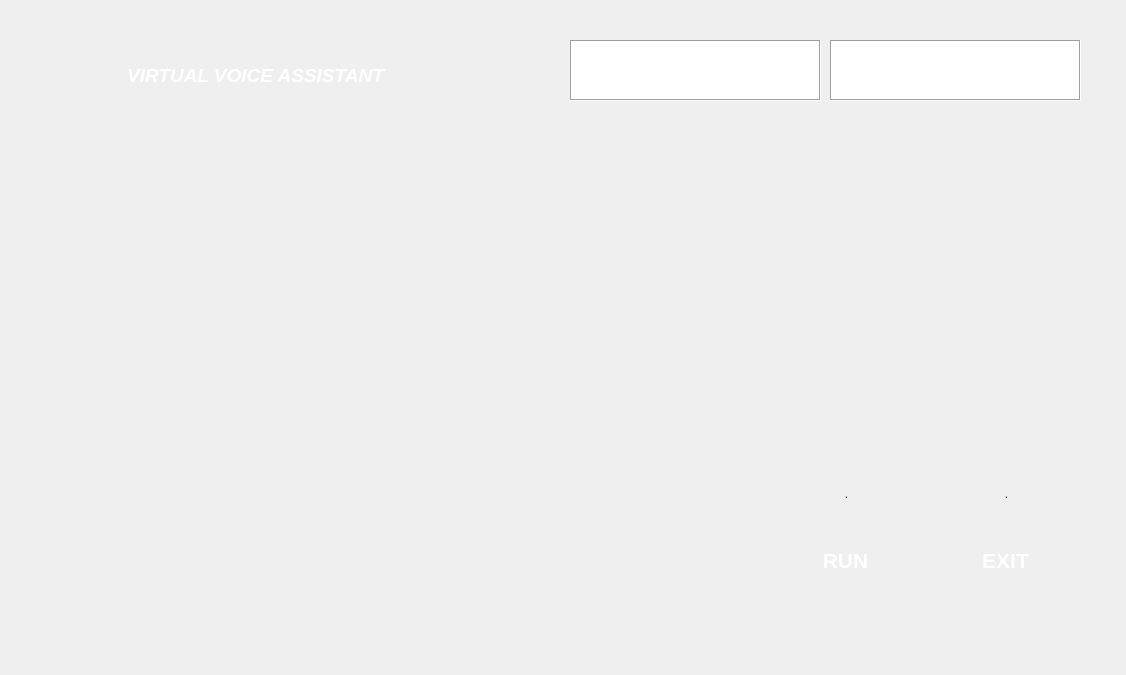
<?xml version="1.0" encoding="UTF-8"?>
<ui version="4.0">
 <class>Form</class>
 <widget class="QWidget" name="Form">
  <property name="geometry">
   <rect>
    <x>0</x>
    <y>0</y>
    <width>1126</width>
    <height>675</height>
   </rect>
  </property>
  <property name="windowTitle">
   <string>Form</string>
  </property>
  <widget class="QLabel" name="label_3">
   <property name="geometry">
    <rect>
     <x>770</x>
     <y>520</y>
     <width>151</width>
     <height>81</height>
    </rect>
   </property>
   <property name="font">
    <font>
     <family>Lucida Fax</family>
     <pointsize>18</pointsize>
     <italic>true</italic>
    </font>
   </property>
   <property name="autoFillBackground">
    <bool>true</bool>
   </property>
   <property name="text">
    <string/>
   </property>
   <property name="pixmap">
    <pixmap>../../Desktop/Tsec SE/Game/Mini Project B/WhatsApp Image 2021-05-02 at 8.14.23 PM.jpeg</pixmap>
   </property>
   <property name="scaledContents">
    <bool>true</bool>
   </property>
  </widget>
  <widget class="QLabel" name="background">
   <property name="geometry">
    <rect>
     <x>0</x>
     <y>0</y>
     <width>1131</width>
     <height>681</height>
    </rect>
   </property>
   <property name="text">
    <string/>
   </property>
   <property name="pixmap">
    <pixmap>background.gif</pixmap>
   </property>
   <property name="scaledContents">
    <bool>true</bool>
   </property>
  </widget>
  <widget class="QLabel" name="label_2">
   <property name="geometry">
    <rect>
     <x>810</x>
     <y>540</y>
     <width>71</width>
     <height>41</height>
    </rect>
   </property>
   <property name="text">
    <string>&lt;html&gt;&lt;head/&gt;&lt;body&gt;&lt;p align=&quot;center&quot;&gt;&lt;span style=&quot; font-size:16pt; font-weight:600; color:#ffffff;&quot;&gt;RUN&lt;/span&gt;&lt;/p&gt;&lt;/body&gt;&lt;/html&gt;</string>
   </property>
  </widget>
  <widget class="QLabel" name="label_4">
   <property name="geometry">
    <rect>
     <x>920</x>
     <y>520</y>
     <width>171</width>
     <height>81</height>
    </rect>
   </property>
   <property name="font">
    <font>
     <family>Lucida Fax</family>
     <pointsize>18</pointsize>
     <italic>true</italic>
    </font>
   </property>
   <property name="autoFillBackground">
    <bool>true</bool>
   </property>
   <property name="text">
    <string/>
   </property>
   <property name="pixmap">
    <pixmap>../../Desktop/Tsec SE/Game/Mini Project B/WhatsApp Image 2021-05-02 at 8.14.23 PM.jpeg</pixmap>
   </property>
   <property name="scaledContents">
    <bool>true</bool>
   </property>
  </widget>
  <widget class="QLabel" name="label_5">
   <property name="geometry">
    <rect>
     <x>970</x>
     <y>540</y>
     <width>71</width>
     <height>41</height>
    </rect>
   </property>
   <property name="text">
    <string>&lt;html&gt;&lt;head/&gt;&lt;body&gt;&lt;p align=&quot;center&quot;&gt;&lt;span style=&quot; font-size:16pt; font-weight:600; color:#ffffff;&quot;&gt;EXIT&lt;/span&gt;&lt;/p&gt;&lt;/body&gt;&lt;/html&gt;</string>
   </property>
  </widget>
  <widget class="QPushButton" name="pushButton1">
   <property name="geometry">
    <rect>
     <x>800</x>
     <y>480</y>
     <width>93</width>
     <height>28</height>
    </rect>
   </property>
   <property name="text">
    <string>.</string>
   </property>
   <property name="flat">
    <bool>true</bool>
   </property>
  </widget>
  <widget class="QPushButton" name="pushButton2">
   <property name="geometry">
    <rect>
     <x>960</x>
     <y>480</y>
     <width>93</width>
     <height>28</height>
    </rect>
   </property>
   <property name="text">
    <string>.</string>
   </property>
   <property name="autoDefault">
    <bool>false</bool>
   </property>
   <property name="flat">
    <bool>true</bool>
   </property>
  </widget>
  <widget class="QLabel" name="label">
   <property name="geometry">
    <rect>
     <x>40</x>
     <y>30</y>
     <width>431</width>
     <height>91</height>
    </rect>
   </property>
   <property name="text">
    <string/>
   </property>
   <property name="pixmap">
    <pixmap>titleLabel.jpeg</pixmap>
   </property>
   <property name="scaledContents">
    <bool>true</bool>
   </property>
  </widget>
  <widget class="QLabel" name="label_6">
   <property name="geometry">
    <rect>
     <x>80</x>
     <y>50</y>
     <width>351</width>
     <height>51</height>
    </rect>
   </property>
   <property name="text">
    <string>&lt;html&gt;&lt;head/&gt;&lt;body&gt;&lt;p align=&quot;center&quot;&gt;&lt;span style=&quot; font-size:14pt; font-weight:600; font-style:italic; color:#ffffff;&quot;&gt;VIRTUAL VOICE ASSISTANT&lt;/span&gt;&lt;/p&gt;&lt;/body&gt;&lt;/html&gt;</string>
   </property>
  </widget>
  <widget class="QTextBrowser" name="textBrowser">
   <property name="geometry">
    <rect>
     <x>570</x>
     <y>40</y>
     <width>251</width>
     <height>61</height>
    </rect>
   </property>
   <property name="font">
    <font>
     <pointsize>16</pointsize>
     <weight>75</weight>
     <bold>true</bold>
    </font>
   </property>
   <property name="styleSheet">
    <string notr="true"/>
   </property>
   <property name="frameShape">
    <enum>QFrame::Box</enum>
   </property>
   <property name="midLineWidth">
    <number>0</number>
   </property>
  </widget>
  <widget class="QTextBrowser" name="textBrowser_2">
   <property name="geometry">
    <rect>
     <x>830</x>
     <y>40</y>
     <width>251</width>
     <height>61</height>
    </rect>
   </property>
   <property name="font">
    <font>
     <pointsize>16</pointsize>
     <weight>75</weight>
     <bold>true</bold>
    </font>
   </property>
   <property name="frameShape">
    <enum>QFrame::Box</enum>
   </property>
  </widget>
  <zorder>background</zorder>
  <zorder>label_3</zorder>
  <zorder>label_2</zorder>
  <zorder>label_4</zorder>
  <zorder>label_5</zorder>
  <zorder>pushButton1</zorder>
  <zorder>pushButton2</zorder>
  <zorder>label</zorder>
  <zorder>label_6</zorder>
  <zorder>textBrowser</zorder>
  <zorder>textBrowser_2</zorder>
 </widget>
 <resources>
  <include location="rec.qrc"/>
 </resources>
 <connections/>
</ui>
